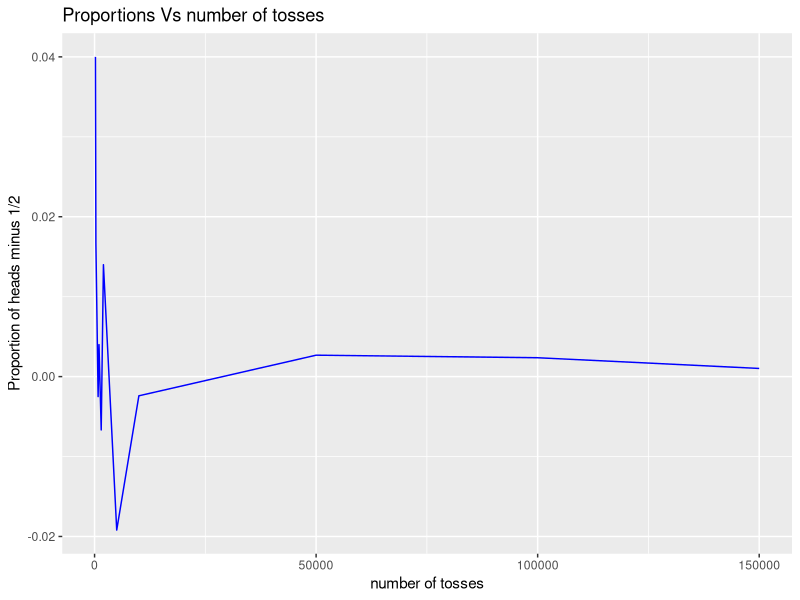
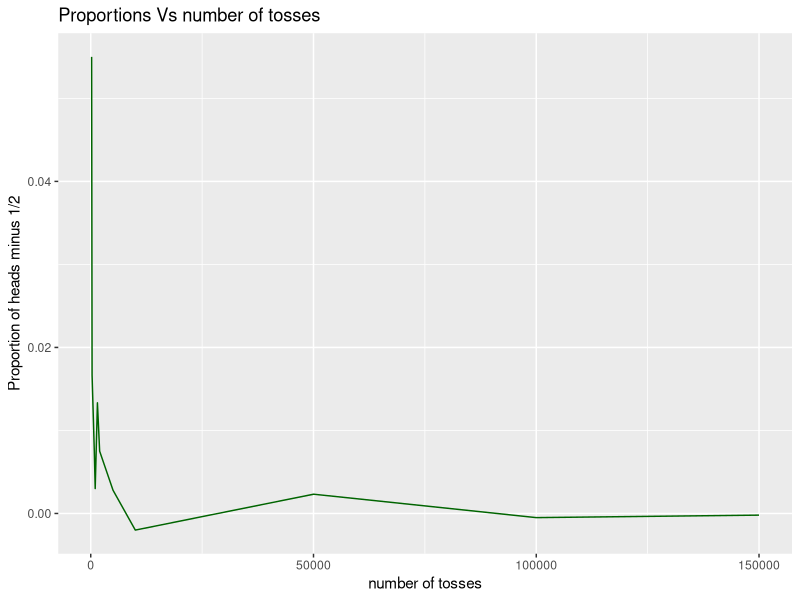
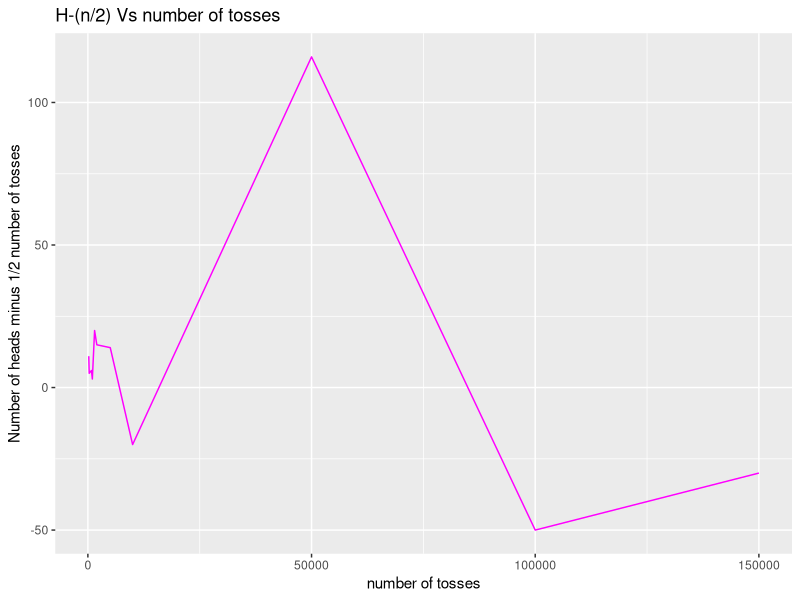

Recreate these plots in R, in order.
## ---- chunk 1
knitr::opts_chunk$set(echo = TRUE)
## ---- chunk 2
# Function to simulate coin tosses
CoinToss1 <- function(n) {
  # Generate random coin toss results (0 for tails, 1 for heads)
  toss_results <- sample(0:1, n, replace = TRUE)
  
  # Count the number of heads and tails
  n_heads <- sum(toss_results == 1)
  n_tails <- sum(toss_results == 0)
  
  # Return the results
  return(list(heads = n_heads, tails = n_tails))
}

# Excecute the function:
n <- 1000
results <- CoinToss1(n)
cat("Number of heads:", results$heads, "\n")
cat("Number of tails:", results$tails, "\n")

## ---- chunk 3
# Function to simulate coin tosses and return a series of 'H' and 'T'
CoinToss11 <- function(n1) {
  # Generate random coin toss results (0 for tails, 1 for heads)
  toss_results <- sample(0:1, n1, replace = TRUE)
  
  # Convert numeric results to characters ('H' for heads, 'T' for tails)
  toss_series <- ifelse(toss_results == 1, 'H', 'T')
  
  # Return the series of 'H' and 'T'
  return(toss_series)
}

# Excecute the function:
n1 <- 10
toss_series <- CoinToss11(n1)
cat("Coin toss series:", paste(toss_series, collapse = ' '), "\n")
## ---- chunk 4
# Function to simulate coin tosses and return the proportion of heads minus 1/2 for the entire set
CoinToss2 <- function(n2) {
  # Initialize variables to count heads and tails
  n_H <- 0  # Number of heads obtained
  n_T <- 0  # Number of tails obtained
  
  # Loop through each toss
  for (i in 1:n2) {
    # Generate random coin toss results (0 for tails, 1 for heads)
    toss_result <- sample(0:1, 1)
    
    # Update counts
    n_H <- n_H + toss_result
    n_T <- n_T + (1 - toss_result)  # Count tails as well
  }
  
  # Calculate proportion of heads minus 1/2 for the entire set
  proportion <- (n_H / n2) - 0.5
  
  # Return the proportion
  return(proportion)
}

# Excecute the function:
n2 <- 150000
Result <- CoinToss2(n2)
cat("Proportion of heads minus 1/2 for the entire set:", Result, "\n")

## ---- chunk 5
# Create a list of values
values_list <- list(
  n2 = c(200, 300, 800, 1000, 1500, 2000, 5000, 10000, 50000, 100000, 150000),
  First100Proportion = c(0.04,0.01667,-0.0025,0.004,-0.00667,0.014,-0.0192, -0.0024, 0.00268, 0.00236, 0.00102)
)

# Convert the list to a data frame
values_df <- data.frame(values_list)

# Print the data frame
print(values_df)

## ---- chunk 6
library(ggplot2)
## ---- chunk 7
# Create a ggplot 
Proportion1 <- ggplot(data = values_df, aes(x = n2, y = First100Proportion)) +
  geom_line(color = "blue") +  # Add a line plot with blue color
  labs(x = "number of tosses", y = "Proportion of heads minus 1/2", title = "Proportions Vs number of tosses")  # Add axis labels and title

# Display the plot
print(Proportion1)

## ---- chunk 8
# Function to simulate coin tosses and return the proportion of heads minus 1/2 and the number of heads minus half the number of tosses for the entire set
CoinToss3 <- function(n3) {
  # Initialize variables to count heads and tails
  n_H3 <- 0  # Number of heads obtained
  n_T3 <- 0  # Number of tails obtained
  
  # Loop through each toss
  for (i in 1:n3) {
    # Generate random coin toss results (0 for tails, 1 for heads)
    toss_result3 <- sample(0:1, 1)
    
    # Update counts
    n_H3 <- n_H3 + toss_result3
    n_T3 <- n_T3 + (1 - toss_result3)  # Count tails as well
  }
  
  # Calculate both proportion of heads minus 1/2 and the number of heads minus half the number of tosses
  proportionH <- (n_H3 / n3) - 0.5
  numberH <- n_H3 - (n3/2)
  
  # Return both values as a list or a data frame
  return(list(proportion = proportionH, number_heads = numberH))
}

# Example usage:
n3 <- 150000
Result3 <- CoinToss3(n3)
cat("Proportion of heads minus 1/2 for the entire set:", Result3$proportion, "\n")
cat("Number of heads minus half the number of tosses:", Result3$number_heads, "\n")

## ---- chunk 9
# Create a list of values
values_list1 <- list(
  n3 = c(200, 300, 800, 1000, 1500, 2000, 5000, 10000, 50000, 100000, 150000),
  Proportion3 = c(0.055,0.01667,0.0075, 0.003, 0.01333, 0.0075, 0.0028, -0.002, 0.00232, -0.0005, -0.0002 ),
  NumberOfH = c(11, 5, 6, 3, 20, 15, 14, -20, 116, -50 , -30)
)

# Convert the list to a data frame
values_df1 <- data.frame(values_list1)

# Print the data frame
print(values_df1)

## ---- chunk 10
# Create a ggplot 
Plot2 <- ggplot(data = values_df1, aes(x = n3, y = Proportion3)) +
  geom_line(color = "darkgreen") +  # Add a line plot with dark green color
  labs(x = "number of tosses", y = "Proportion of heads minus 1/2", title = "Proportions Vs number of tosses")  # Add axis labels and title

# Display the plot
print(Plot2)

## ---- chunk 11
# Create a ggplot 
Plot3 <- ggplot(data = values_df1, aes(x = n3, y = NumberOfH)) +
  geom_line(color = "magenta") +  # Add a line plot with dark green color
  labs(x = "number of tosses", y = "Number of heads minus 1/2 number of tosses", title = "H-(n/2) Vs number of tosses")  # Add axis labels and title

# Display the plot
print(Plot3)

